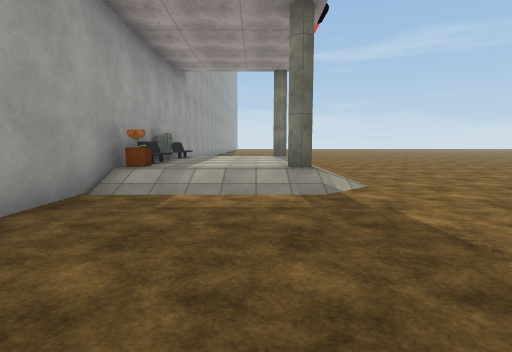
[1] (above)

24 first-person views from a walk through a Unity game level. The camera is 1.4 m above the floor, tilts 6° down and sees 80° across. The floor is counted in squares, 2 m on a side. Each view is taken from the middle of a square. On the plan, view 1 faces up. The plan holds only what a view shows up to about 10 squares ahead; the rest is blank. The place goes on beyond the plan. The player is left out. Some surface patterns are stand-ins.

[2]
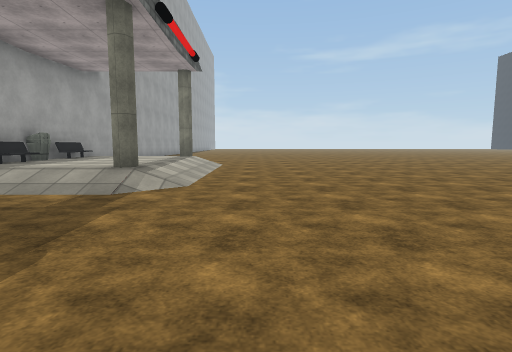

[3]
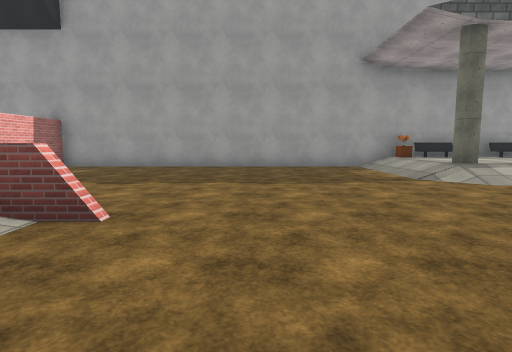

[4]
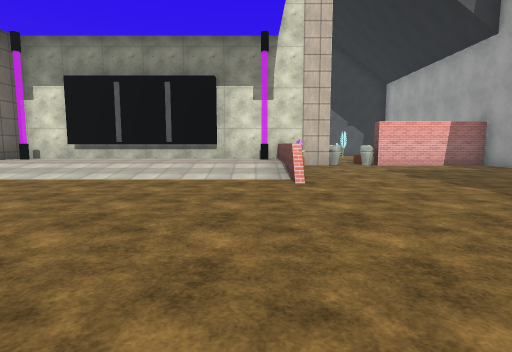

[5]
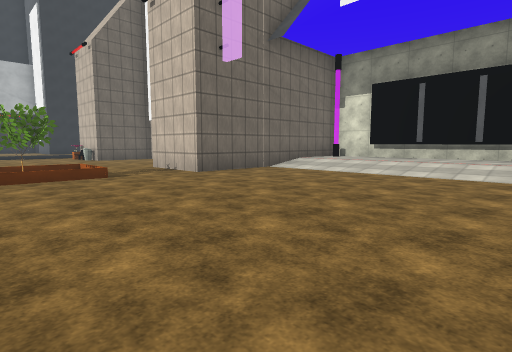

[6]
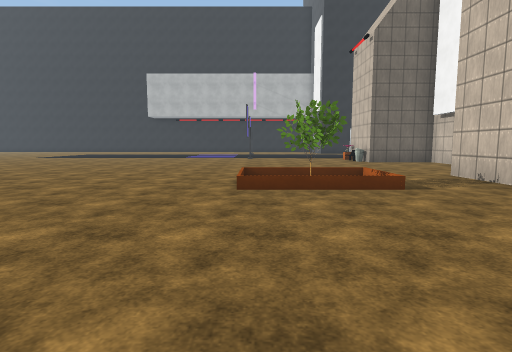

[7]
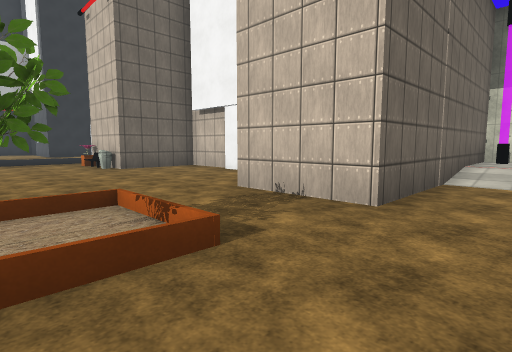

[8]
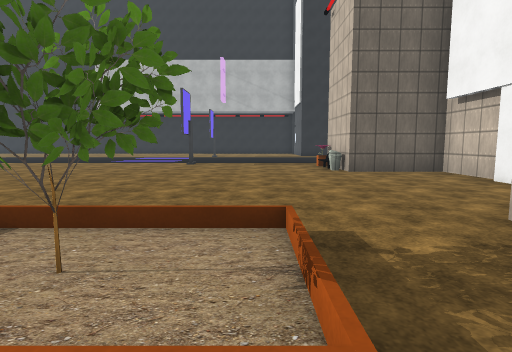

[9]
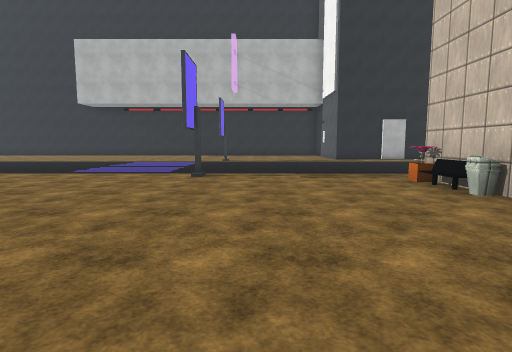

[10]
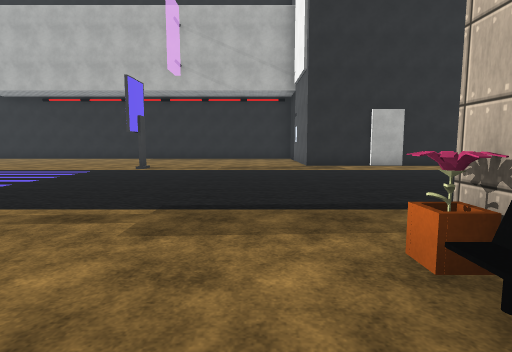

[11]
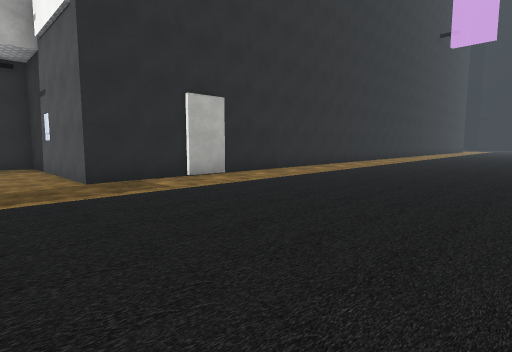

[12]
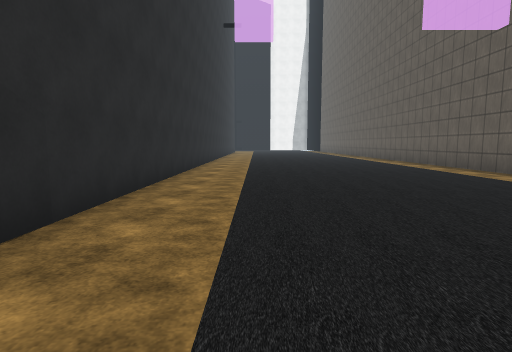

[13]
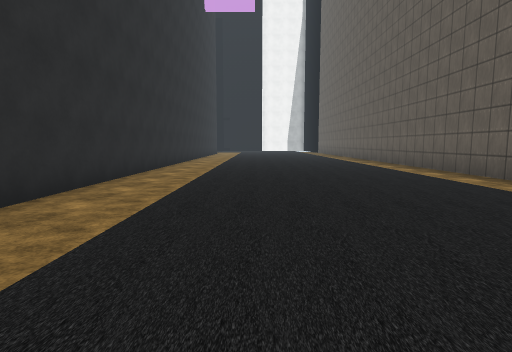

[14]
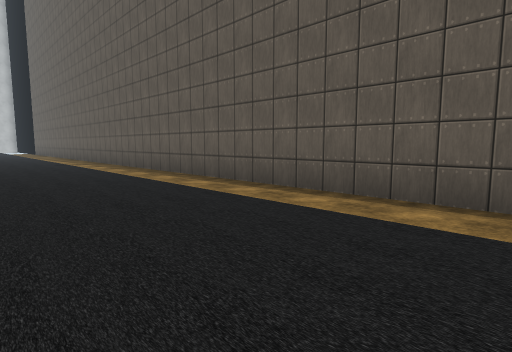

[15]
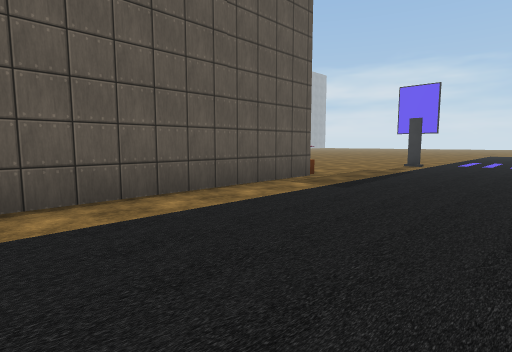

[16]
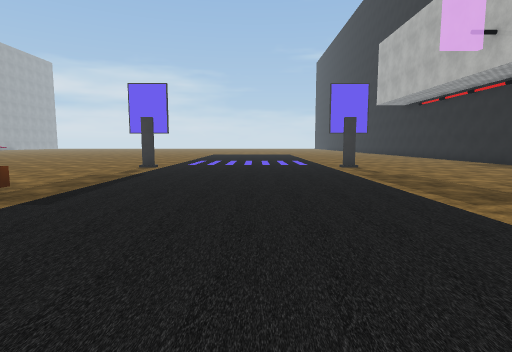

[17]
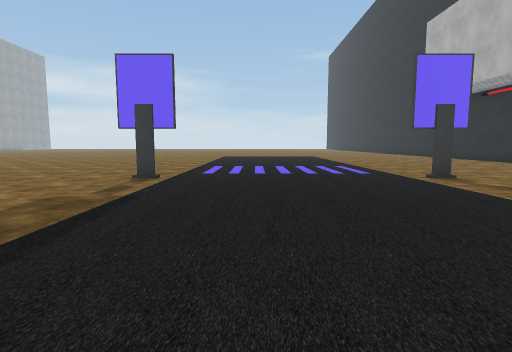

[18]
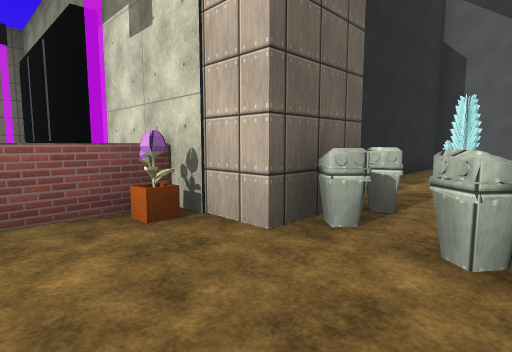

[19]
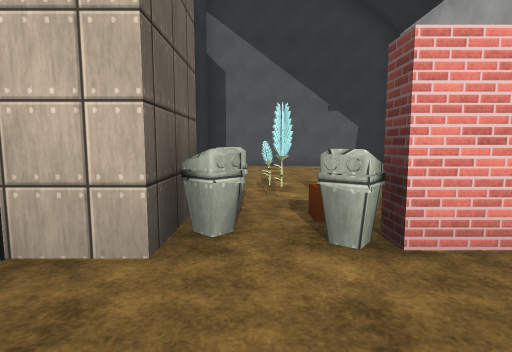

[20]
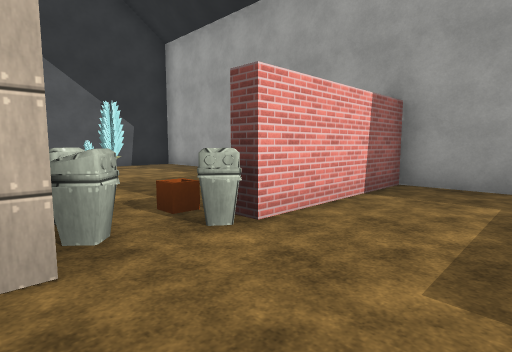

[21]
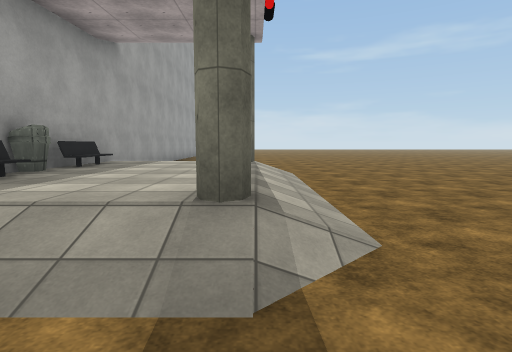

[22]
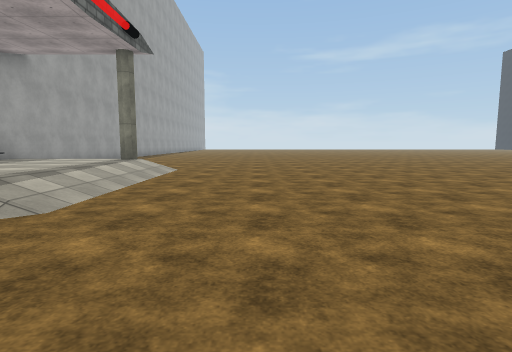

[23]
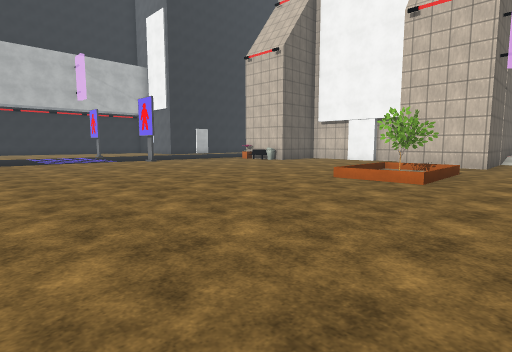

[24]
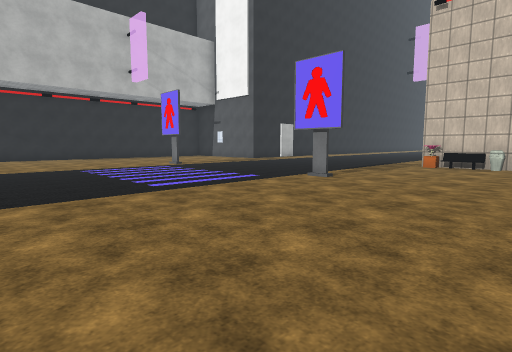

### Floor plan
Key: @ floor where view 1 was taken; # wall or solid block; . main floor; : floor 0.5 m higher than the main floor; / step, stairs or slope; = window, fence, low wall or low ledge; B bin; F flowerpot; L flower; T tree; E bench; O other object.
Columns run from 3 left of view 1 to 31 right of it. Each row starts with its distance up from view 1.
 12 #    .........................
 11 #    ..............................
 10 #///#..............................
  9 #/::/..............................
  8 #/::/..............................
  7 #B::/..............................
  6 #/::/...........//........#.....#..
  5 #FL/#...........TT.................
  4 #...............//.................
  3 #..................................
  2 #......................BEFL........
  1 #...............##.....###.......##
  0 #..@............#  ....###.......#
 -1 #......#........#   ######.......#
 -2 #......=////////#        #.......#
 -3 #......=::::::::#        #.......#
 -4 #.....LFO::::::O#        #.......#
 -5 ####B.###########        #.......#
 -6     FB#                  #.......#
 -7    ..##                  #.......#
 -8    ....#                 #.......#
 -9   .....#                 #.......#
-10  #.....#                 #.......#
-11  #.....#                 #.......#
-12  #.... #                 #.......#
-13  ######                  #.......#
-14                          #.......#
-15                          #.......#
-16                           ...

Where each view was taken, in squares from view 1:
view 1: 0 up, 0 right, facing up
view 2: 0 up, 3 right, facing up
view 3: 1 up, 7 right, facing left
view 4: 5 up, 5 right, facing down
view 5: 6 up, 6 right, facing down-right
view 6: 6 up, 8 right, facing right
view 7: 5 up, 11 right, facing down-right
view 8: 4 up, 12 right, facing right
view 9: 5 up, 16 right, facing right
view 10: 3 up, 20 right, facing right
view 11: 3 up, 24 right, facing down-right
view 12: 1 down, 28 right, facing down
view 13: 5 down, 27 right, facing down
view 14: 5 down, 26 right, facing down-left
view 15: 4 down, 26 right, facing up-left
view 16: 3 down, 26 right, facing up
view 17: 0 up, 25 right, facing up
view 18: 3 down, 1 right, facing down-right
view 19: 3 down, 2 right, facing down
view 20: 3 down, 3 right, facing down-left
view 21: 3 up, 1 right, facing up
view 22: 2 up, 4 right, facing up
view 23: 12 up, 11 right, facing down-right
view 24: 12 up, 19 right, facing down-right
